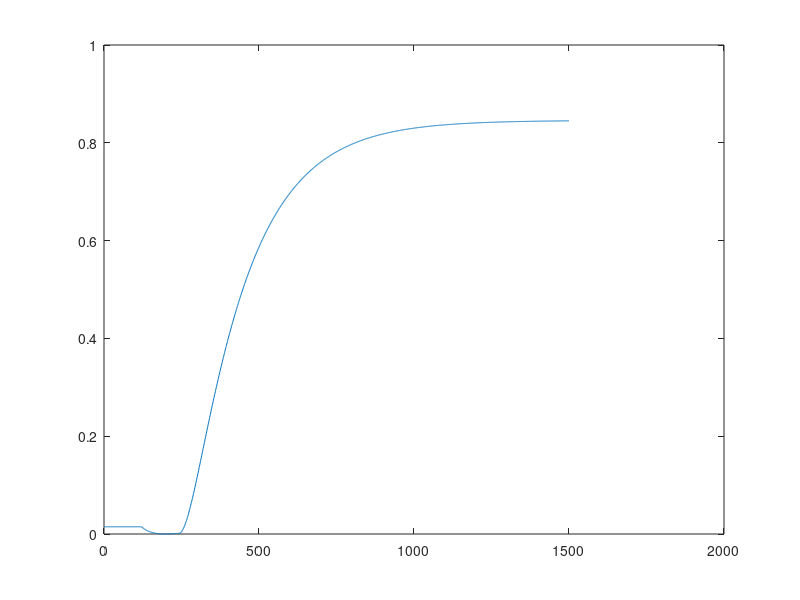

Recreate this plot in MATLAB.
clear all

%% Wymierzanie skoku jednostkowego

D = 1500;

%skok wartosci F1
dF1 = 1;

%Parametry obiektu
A1 = 505;
C2 = 0.65;
ap1 = 23; %alfa_1
ap2 = 15; %alfa_2

%Punkt pracy obiektu
tau = 120;
h2_0 = 38.44;
h1_0 = 16.34;
F1 = 78;
FD = 15;

%Objetośc punktu pracy
v2_0 = h2_0^2 * C2;
v1_0 = h1_0 * A1;

t_sym = 1500; %czas symulacji
T = 1; %krok

%warunki_początkowe
kp = 120/T + 2;
ks = max(19,D+7); %chwila skoku wartosci zadania
kk = t_sym/T;
v1(1:kp) = v1_0;
v2(1:kp) = v2_0;
F1in(1:T:t_sym/T) = F1;
FDc(1:T:t_sym/T) = FD;


%Symulacja obiektu
for k = kp:t_sym/T
    F1in(k) = F1+dF1;
    v1(k) = v1(k-1) + T*(F1in(k-1-(tau/T)) + FDc(k-1) - ap1*sqrt(v1(k-1)/A1));
    v2(k) = v2(k-1) + T*(ap1*sqrt(v1(k-1)/A1) - ap2*(nthroot(v2(k-1)/C2,4)));  
end
%Obliczanie Wysokości na podstawie objętości
h2(:,1) = sqrt(v2 /C2);

%Skok jednostkowy
Yj = h2 - min(h2);
Yj = Yj/dF1;
s = Yj(1:D,:);
plot(Yj)

save("Odp_skok\odp_skok.mat", "s");